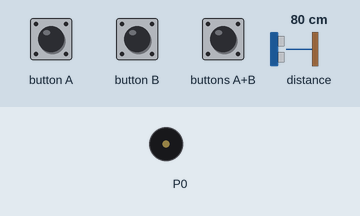
A program run on a simulated BBC micro:bit (MakeCode). Shown: buzzer (waves = sounding). The inputs (shaded band) are chosen by the test bench; at power-on: distance to the obstacle 80 cm. The echo pulse lasts 58.3 µs per cm.

Above: at 1.7 s.
1.8 s: distance to the obstacle set to 75 cm
At 3.7 s:
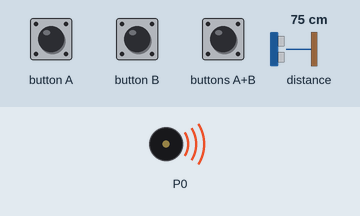
4.9 s: buttons A+B pressed for 0.15 s
6.5 s: distance to the obstacle set to 71 cm
At 10.9 s:
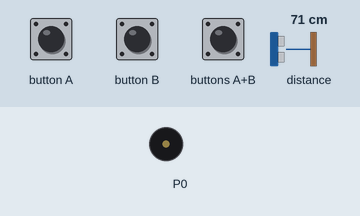
Timing chart, 0 to 15.6 s (numbered marks = the images above; inputs shaded):
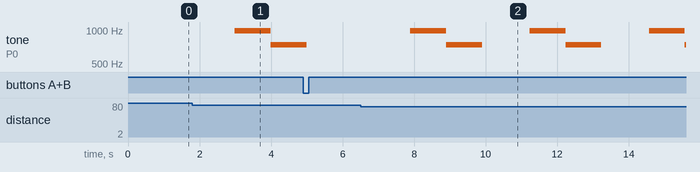

The program:

main.ts
```typescript
function bipbip () {
    music.playTone(988, music.beat(BeatFraction.Double))
    music.playTone(740, music.beat(BeatFraction.Double))
}
function mesurerDistance () {
    pins.setPull(DigitalPin.P1, PinPullMode.PullNone)
    pins.digitalWritePin(DigitalPin.P1, 0)
    control.waitMicros(2)
    pins.digitalWritePin(DigitalPin.P1, 1)
    control.waitMicros(10)
    pins.digitalWritePin(DigitalPin.P1, 0)
    distance = pins.pulseIn(DigitalPin.P2, PulseValue.High)
    distance = Math.round(distance / 58)
    basic.pause(500)
    return distance
}
input.onButtonPressed(Button.AB, function () {
    dist = mesurerDistance()
})
let d = 0
let distance = 0
let dist = 0
led.enable(false)
dist = mesurerDistance()
basic.forever(function () {
    d = mesurerDistance()
    if (Math.abs(d - dist) >= 2) {
        basic.showLeds(`
            # . . . #
            . # . # .
            . . # . .
            . # . # .
            # . . . #
            `)
        bipbip()
        basic.showLeds(`
            . . . . .
            . . . . .
            . . . . .
            . . . . .
            . . . . .
            `)
    }
})
```

test.ts
```typescript
// les tests vont ici ; cela ne sera pas compilé si ce paquet est utilisé en tant qu'extension.
```

Measured:
- the behaviour switches between 79 and 78 cm on distance to the obstacle (found by bisection; images 0 and 1)
- the behaviour switches between 74 and 73 cm on distance to the obstacle (found by bisection; images 1 and 2)
- after the input at 1.8 s, tone on P0: silent → 988 Hz after 1.2 s, → 740 Hz 1.0 s later
- after the input at 6.5 s, tone on P0: silent → 988 Hz after 1.4 s, then repeats every 3.3 s: 740 Hz 1.0 s, silent 1.3 s, 988 Hz 1.0 s
